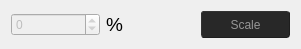
   <widget class="QWidget" name="layoutWidget">
    <property name="geometry">
     <rect>
      <x>10</x>
      <y>160</y>
      <width>301</width>
      <height>29</height>
     </rect>
    </property>
    <layout class="QGridLayout" name="gridLayout_2">
     <item row="0" column="0">
      <widget class="QSpinBox" name="scale">
       <property name="enabled">
        <bool>false</bool>
       </property>
       <property name="minimum">
        <number>-99</number>
       </property>
       <property name="maximum">
        <number>1000</number>
       </property>
      </widget>
     </item>
     <item row="0" column="1">
      <widget class="QLabel" name="label_6">
       <property name="font">
        <font>
         <pointsize>14</pointsize>
        </font>
       </property>
       <property name="text">
        <string>%</string>
       </property>
      </widget>
     </item>
     <item row="0" column="2">
      <widget class="QPushButton" name="scale_button">
       <property name="enabled">
        <bool>false</bool>
       </property>
       <property name="styleSheet">
        <string notr="true">QPushButton{
	background-color: rgb(34,34,34);
	border-radius:3px;
	border-top:1px solid rgb(100,100,100);
	border-left:1px solid rgb(100,100,100);
	border-bottom:1px solid rgb(15,15,15);
	border-right:1px solid rgb(15,15,15);
	width:35px;
	height:25px;
}

QPushButton:pressed{
	border-bottom:1px solid rgb(100,100,100);
	border-right:1px solid rgb(100,100,100);
	border-top:1px solid rgb(15,15,15);
	border-left:1px solid rgb(15,15,15);
}

QPushButton:disabled{
	border-radius:3px;
	background-color: rgb(40,40,40);
	border-top:1px solid rgb(50,50,50);
	border-left:1px solid rgb(50,50,50);
	border-bottom:1px solid rgb(30,30,30);
	border-right:1px solid rgb(30,30,30);
	color:rgb(150,150,150);
}</string>
       </property>
       <property name="text">
        <string>Scale</string>
       </property>
      </widget>
     </item>
    </layout>
   </widget>
